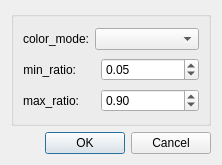
<?xml version="1.0" encoding="UTF-8"?>
<ui version="4.0">
 <class>ModelParamDialog</class>
 <widget class="QDialog" name="ModelParamDialog">
  <property name="geometry">
   <rect>
    <x>0</x>
    <y>0</y>
    <width>222</width>
    <height>165</height>
   </rect>
  </property>
  <property name="windowTitle">
   <string>Dialog</string>
  </property>
  <layout class="QGridLayout" name="gridLayout">
   <item row="1" column="1">
    <widget class="QDialogButtonBox" name="buttonBox">
     <property name="sizePolicy">
      <sizepolicy hsizetype="Fixed" vsizetype="Fixed">
       <horstretch>0</horstretch>
       <verstretch>0</verstretch>
      </sizepolicy>
     </property>
     <property name="orientation">
      <enum>Qt::Horizontal</enum>
     </property>
     <property name="standardButtons">
      <set>QDialogButtonBox::Cancel|QDialogButtonBox::Ok</set>
     </property>
    </widget>
   </item>
   <item row="1" column="0">
    <spacer name="horizontalSpacer">
     <property name="orientation">
      <enum>Qt::Horizontal</enum>
     </property>
     <property name="sizeHint" stdset="0">
      <size>
       <width>40</width>
       <height>20</height>
      </size>
     </property>
    </spacer>
   </item>
   <item row="0" column="0" colspan="2">
    <widget class="QGroupBox" name="groupBox_5">
     <property name="title">
      <string/>
     </property>
     <layout class="QGridLayout" name="gridLayout_10">
      <item row="0" column="0">
       <widget class="QLabel" name="label_10">
        <property name="sizePolicy">
         <sizepolicy hsizetype="Preferred" vsizetype="Preferred">
          <horstretch>0</horstretch>
          <verstretch>0</verstretch>
         </sizepolicy>
        </property>
        <property name="text">
         <string>color_mode:</string>
        </property>
        <property name="alignment">
         <set>Qt::AlignRight|Qt::AlignTrailing|Qt::AlignVCenter</set>
        </property>
       </widget>
      </item>
      <item row="0" column="1" colspan="2">
       <widget class="QComboBox" name="comboBox_model_colormode">
        <property name="sizePolicy">
         <sizepolicy hsizetype="Expanding" vsizetype="Fixed">
          <horstretch>0</horstretch>
          <verstretch>0</verstretch>
         </sizepolicy>
        </property>
       </widget>
      </item>
      <item row="1" column="0" colspan="2">
       <widget class="QLabel" name="label_11">
        <property name="sizePolicy">
         <sizepolicy hsizetype="Fixed" vsizetype="Preferred">
          <horstretch>0</horstretch>
          <verstretch>0</verstretch>
         </sizepolicy>
        </property>
        <property name="text">
         <string>min_ratio:</string>
        </property>
        <property name="alignment">
         <set>Qt::AlignRight|Qt::AlignTrailing|Qt::AlignVCenter</set>
        </property>
       </widget>
      </item>
      <item row="1" column="2">
       <widget class="QDoubleSpinBox" name="doubleSpinBox_model_min_ratio">
        <property name="sizePolicy">
         <sizepolicy hsizetype="Expanding" vsizetype="Fixed">
          <horstretch>0</horstretch>
          <verstretch>0</verstretch>
         </sizepolicy>
        </property>
        <property name="decimals">
         <number>2</number>
        </property>
        <property name="minimum">
         <double>0.000000000000000</double>
        </property>
        <property name="maximum">
         <double>1.000000000000000</double>
        </property>
        <property name="singleStep">
         <double>0.050000000000000</double>
        </property>
        <property name="value">
         <double>0.050000000000000</double>
        </property>
       </widget>
      </item>
      <item row="2" column="0" colspan="2">
       <widget class="QLabel" name="label_12">
        <property name="sizePolicy">
         <sizepolicy hsizetype="Fixed" vsizetype="Preferred">
          <horstretch>0</horstretch>
          <verstretch>0</verstretch>
         </sizepolicy>
        </property>
        <property name="text">
         <string>max_ratio:</string>
        </property>
        <property name="alignment">
         <set>Qt::AlignRight|Qt::AlignTrailing|Qt::AlignVCenter</set>
        </property>
       </widget>
      </item>
      <item row="2" column="2">
       <widget class="QDoubleSpinBox" name="doubleSpinBox_model_max_ratio">
        <property name="sizePolicy">
         <sizepolicy hsizetype="Expanding" vsizetype="Fixed">
          <horstretch>0</horstretch>
          <verstretch>0</verstretch>
         </sizepolicy>
        </property>
        <property name="decimals">
         <number>2</number>
        </property>
        <property name="minimum">
         <double>0.000000000000000</double>
        </property>
        <property name="maximum">
         <double>1.000000000000000</double>
        </property>
        <property name="singleStep">
         <double>0.050000000000000</double>
        </property>
        <property name="value">
         <double>0.900000000000000</double>
        </property>
       </widget>
      </item>
     </layout>
    </widget>
   </item>
  </layout>
 </widget>
 <resources/>
 <connections>
  <connection>
   <sender>buttonBox</sender>
   <signal>accepted()</signal>
   <receiver>ModelParamDialog</receiver>
   <slot>accept()</slot>
   <hints>
    <hint type="sourcelabel">
     <x>248</x>
     <y>254</y>
    </hint>
    <hint type="destinationlabel">
     <x>157</x>
     <y>274</y>
    </hint>
   </hints>
  </connection>
  <connection>
   <sender>buttonBox</sender>
   <signal>rejected()</signal>
   <receiver>ModelParamDialog</receiver>
   <slot>reject()</slot>
   <hints>
    <hint type="sourcelabel">
     <x>316</x>
     <y>260</y>
    </hint>
    <hint type="destinationlabel">
     <x>286</x>
     <y>274</y>
    </hint>
   </hints>
  </connection>
 </connections>
</ui>
